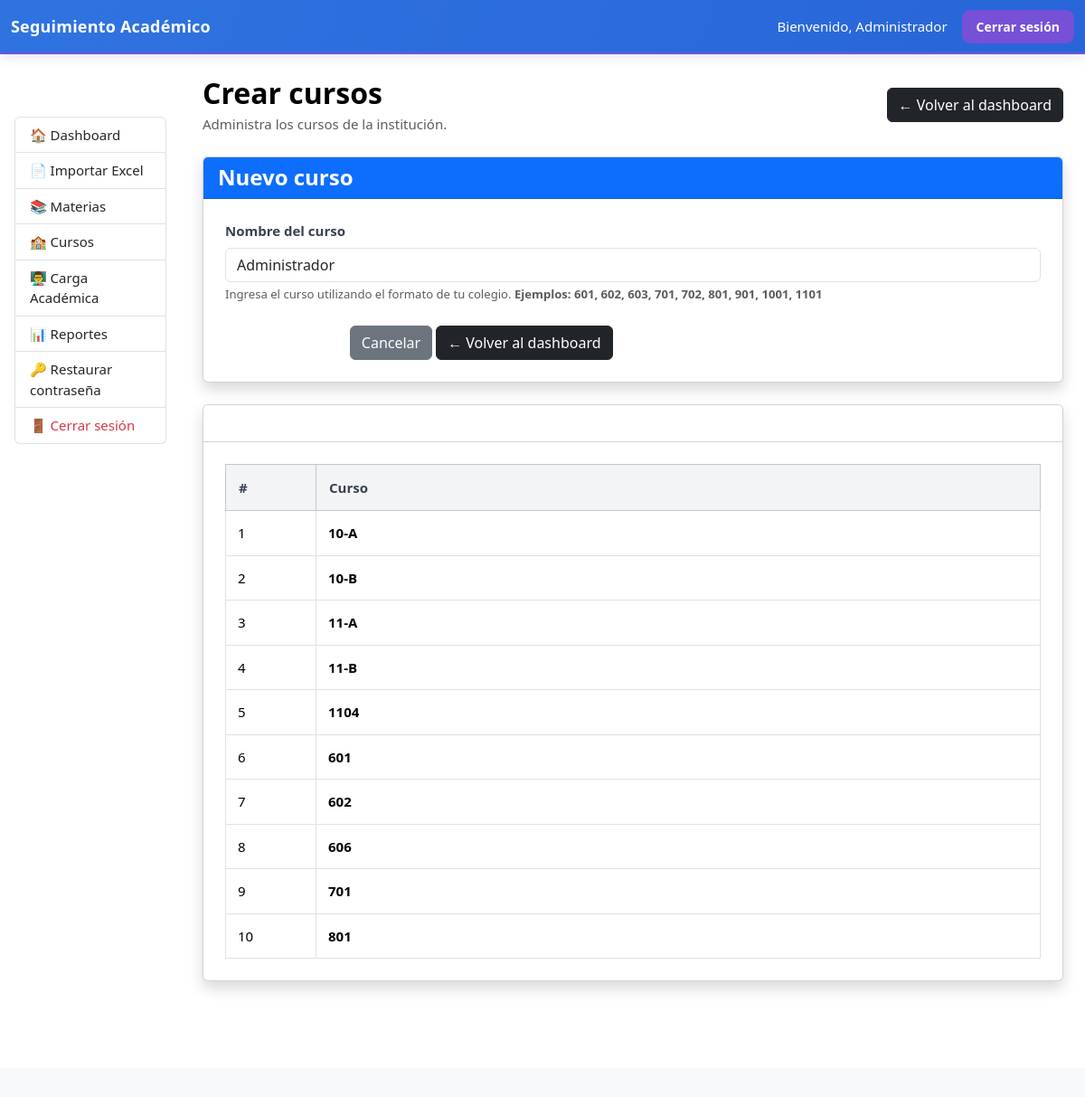
The page /coordinador/cursos/index.php (signed in) on the database its author committed.
### tables this page shows
CREATE TABLE `cursos` (
  `id` int(11) NOT NULL,
  `nombre` varchar(20) NOT NULL
);

### coordinador/cursos/index.php (the view, shortened to what this page needs)
<?php
require_once("../../config/config.php");
$sqlCursos = "
    SELECT
        id,
        nombre
    FROM cursos
    ORDER BY nombre ASC
";
$resultadoCursos =
    $conexion->query($sqlCursos);
include("../../includes/header.php");
include("../../includes/navbar.php");
?>
<div class="container-fluid">
    <div class="row">
        <div class="col-md-2 p-0">
            <?php
            include("../../includes/sidebar.php");
            ?>
        </div>
        <div class="col-md-10">
            <div class="container mt-4 mb-5">
                <div class="d-flex justify-content-between
                            align-items-center mb-4">
                    <div>
                        <h2 class="mb-1">
                            Crear cursos
                        </h2>
                        <p class="text-muted mb-0">
                            Administra los cursos de la institución.
                        </p>
                    </div>
                    <a
                        href="../index.php"
                        class="btn btn-dark"
                    >
                        ← Volver al dashboard
                    </a>
                </div>
                <div class="card shadow mb-4">
                    <div
                        class="card-header bg-primary text-white"
                    >
                        <h4 class="mb-0">
                            Nuevo curso
                        </h4>
                    </div>
                    <div class="card-body">
                        <form
                            action="index.php"
                            method="POST"
                        >
                            <div class="mb-3">
                                <label
                                    for="nombre"
                                    class="form-label"
                                >
                                    Nombre del curso
                                </label>
                                <input
                                    type="text"
                                    name="nombre"
                                    id="nombre"
                                    class="form-control"
                                    placeholder="Ejemplo: 601"
                                    pattern="[0-9]{3,4}"
                                    minlength="3"
                                    maxlength="4"
                                    inputmode="numeric"
                                    autocomplete="off"
                                    value="<?= htmlspecialchars(
                                        $nombre
                                    ) ?>"
                                    required
                                >
                                <div class="form-text">
                                    Ingresa el curso utilizando
                                    el formato de tu colegio.
                                    <strong>
                                        Ejemplos:
                                        601, 602, 603, 701,
                                        702, 801, 901, 1001, 1101
                                    </strong>
                                </div>
                            </div>
                            <div class="mt-4">
                                <button
                                    type="submit"
                                    class="btn btn-success"
                                >
                                </button>
                                <a
                                    href="index.php"
                                    class="btn btn-secondary"
                                >
                                    Cancelar
                                </a>
                                <a
                                    href="../index.php"
                                    class="btn btn-dark"
                                >
                                    ← Volver al dashboard
                                </a>
                            </div>
                        </form>
                    </div>
                </div>
                <div class="card shadow">
                    <div
                        class="card-header bg-dark text-white"
                    >
                        <h5 class="mb-0">
                        </h5>
                    </div>
                    <div class="card-body">
                        <?php
                        if (
                            $resultadoCursos &&
                            $resultadoCursos->num_rows > 0
                        ):
                        ?>
                            <div class="table-responsive">
                                <table
                                    class="table table-bordered
                                    table-hover align-middle mb-0"
                                >
                                    <thead class="table-light">
                                        <tr>
                                            <th
                                                style="width:100px;"
                                            >
                                                #
                                            </th>
                                            <th>
                                                Curso
                                            </th>
                                        </tr>
                                    </thead>
                                    <tbody>
                                    <?php
                                    $contador = 1;
                                    while (
                                        $curso =
                                        $resultadoCursos->fetch_assoc()
                                    ):
                                    ?>
                                        <tr>
                                            <td>
                                                <?= $contador++ ?>
                                            </td>
                                            <td>
                                                <strong>
                                                    <?= htmlspecialchars(
                                                        $curso["nombre"]
                                                    ) ?>
                                                </strong>
                                            </td>
                                        </tr>
                                    <?php
                                    endwhile;
                                    ?>
                                    </tbody>
                                </table>
                            </div>
                        <?php else: ?>
                            <div class="alert alert-info mb-0">
                                No hay cursos registrados todavía.
                            </div>
                        <?php endif; ?>
                    </div>
                </div>
            </div>
        </div>
    </div>
</div>
<?php
include("../../includes/footer.php");
?>

### assets/style.css (style rules this page uses)
html { scroll-behavior: smooth; }
body { margin: 0; padding: 0; background: var(--bg); color: var(--text); font-family: "Segoe UI", Arial, sans-serif; font-size: 15px; }
.container { max-width: 1400px; }
h1, h2, h3, h4, h5 { font-weight: 700; }
.card-body { padding: 24px; }
.btn-success { background: var(--success); border-color: var(--success); }
.table thead th { background: #f3f4f6; color: #374151; font-weight: 700; border-bottom: 2px solid var(--border); padding: 14px; }
.table tbody td { padding: 13px; vertical-align: middle; }
.table tbody tr { transition: background 0.15s ease; }
.form-label { font-weight: 600; color: #374151; }
.sidebar, .bg-dark, .sidebar-col { background: #ffffff !important; }

### rows shown on the page
cursos: nombre "10-A"
cursos: nombre "10-B"
cursos: nombre "11-A"
cursos: nombre "11-B"
cursos: nombre "1104"
cursos: nombre "601"
cursos: nombre "602"
cursos: nombre "606"
cursos: nombre "701"
cursos: nombre "801"

### other values the page prints
$nombre "Administrador"
